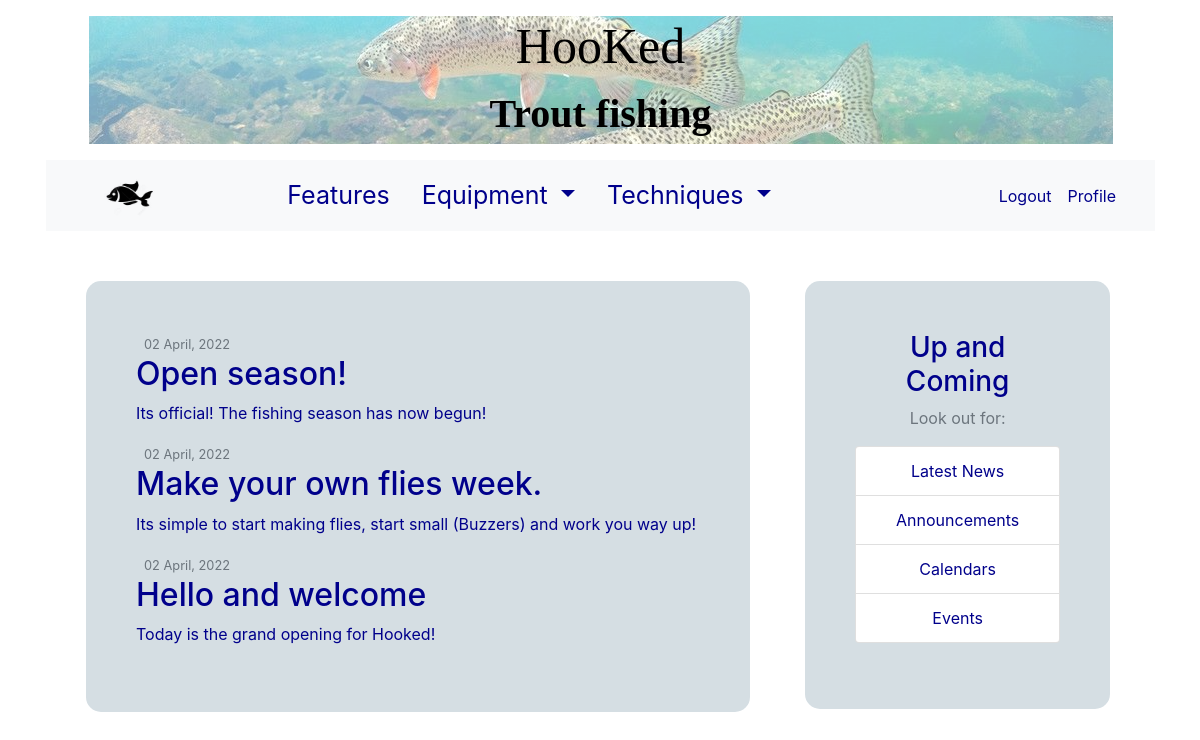
Page /news/ (signed in) on the committed database.
### main_body/models.py (models this page shows, shortened)
class News(models.Model):
    title = models.CharField(max_length=100)
    content = models.TextField()
    date_posted = models.DateTimeField(auto_now_add=True)
    author = models.ForeignKey(User, on_delete=models.CASCADE)

### main_body/views.py (the view)
# urls.py: path('news/', views.News.as_view(), name='mb-news'),
class News(View): # class based view seems to be working
    def get(self, request):
        return render(request, "main_body/news.html", {'title': 'News', 'news': Mb_News.objects.all()})

### main_body/templates/main_body/news.html (shortened to what this page needs)
{% extends "main_body/sidebar_content.html" %}
    {% block content %}
    {% if news %}
            {% for post in news %}
                <article class="media content-section">
                    <div class="media-body">
                        <div class="article-metadata">
                            <small class="text-muted">{{ post.date_posted|date:"d F, Y" }}</small>
                        </div>
                        <h2><a class="article-title" href="#">{{ post.title }}</a></h2>
                        <p class="article-content">{{ post.content }}</p>
                    </div>
                </article>
            {% endfor %}
    {% endif %}
{% endblock content %}

### main_body/static/main_body/main.css (style rules this page uses)
* { color: darkblue !important; }

### rows in the picture
News: date_posted "02 April, 2022", title "Open season!", content "Its official! The fishing season has now begun!"
News: date_posted "02 April, 2022", title "Make your own flies week.", content "Its simple to start making flies, start small (Buzzers) and work you way up!"
News: date_posted "02 April, 2022", title "Hello and welcome", content "Today is the grand opening for Hooked!"
